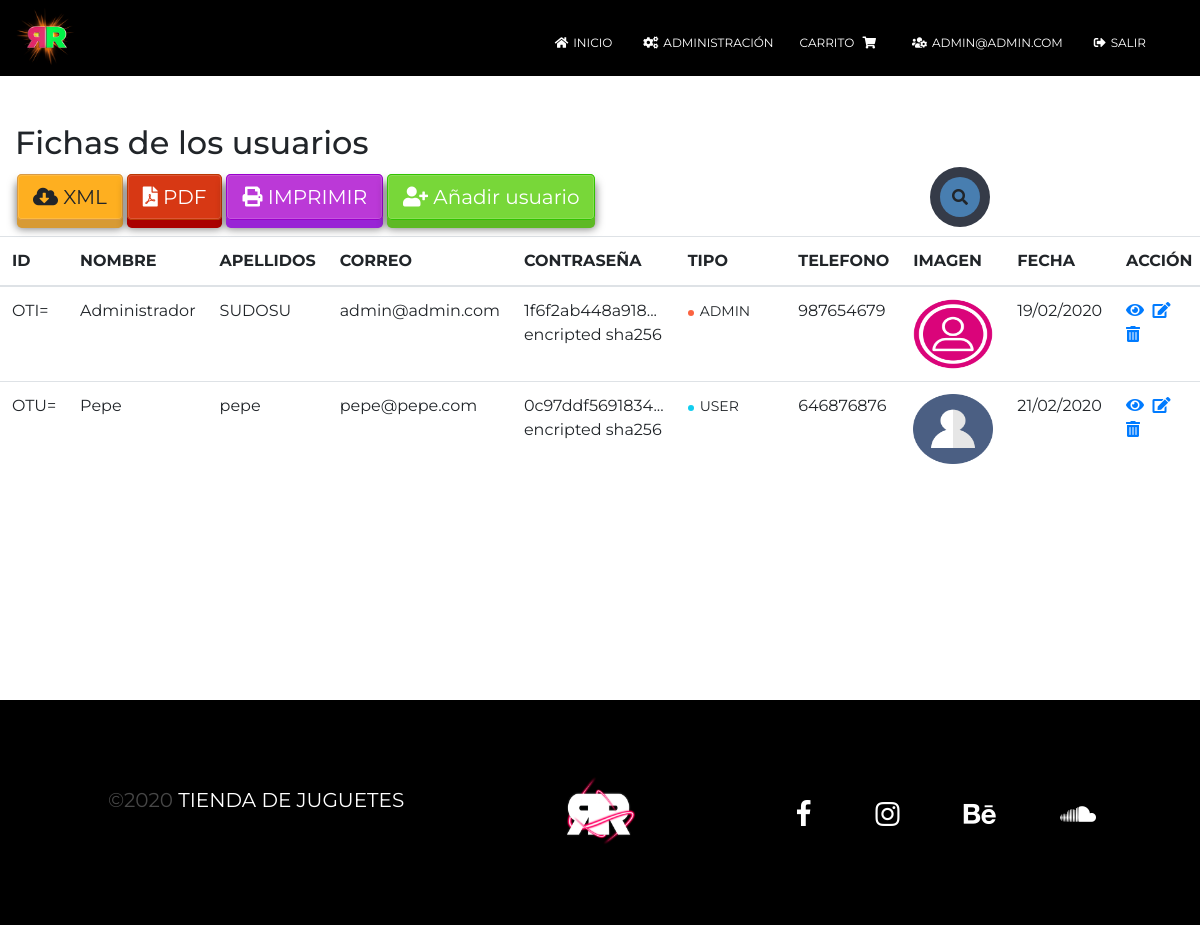
Screenshot of /admin/usuarios/index.php (signed in) with the database file from the repository.
### tables this page shows
CREATE TABLE IF NOT EXISTS `usuarios` (
  `id` int(11) NOT NULL AUTO_INCREMENT,
  `nombre` text NOT NULL,
  `apellidos` text NOT NULL,
  `correo` text NOT NULL,
  `password` text NOT NULL,
  `tipo` varchar(5) NOT NULL,
  `telefono` int(9) NOT NULL,
  `imagen` text NOT NULL,
  `fecha` text NOT NULL,
  PRIMARY KEY (`id`)
);

### admin/usuarios/vistas/principal.php (called while the page is built)
<?php require_once VIEW_PATH."cabecera.php"; ?>
<?php require_once VIEW_PATH."listado.php"; ?>
<?php require_once VIEW_PATH."pie.php"; ?>

### admin/usuarios/index.php (called while the page is built, shortened)
<?php
    require_once VIEW_PATH."principal.php";
?>

### admin/utilidades/funciones.php (called while the page is built, shortened)
<?php
function encode($str){
    return urlencode(base64_encode($str));
}

### admin/controladores/ControladorBD.php (called while the page is built, shortened)
<?php
class ControladorBD {
    private $servername = "localhost";
    private $username = "root";
    private $password = "";
    private $dbname = "tienda";
    private $server ="mysql";
    private $bd;
    static private $instancia = null;
    public static function getControlador() {
        if (self::$instancia == null) {
            self::$instancia = new ControladorBD();
        }
        return self::$instancia;
    }
    public function abrirBD() {
        try {
            $this->bd = new PDO($this->server.":host=$this->servername;dbname=$this->dbname", $this->username, $this->password);
            $this->bd->setAttribute(PDO::ATTR_ERRMODE, PDO::ERRMODE_EXCEPTION);
        } catch (PDOException $e) {
            die("conexión fallida " . $e->getMessage());
        }
    }
    public function cerrarBD() {
        $this->bd = null;
    }
    public function consultarBD($consulta, $parametros=null){
        if($parametros!=null)
            return $this->consultarBDParametros($consulta,$parametros);
        else
            return $this->consultarBDDirecta($consulta);
    }
    private function consultarBDParametros($consulta, $parametros) {
        $this->st = $this->bd->prepare($consulta);
        $this->st->execute($parametros);
        return $this->st;
    }
}

### admin/controladores/Paginador.php (called while the page is built, shortened)
<?php
require_once CONTROLLER_PATH . "ControladorBD.php";
class Paginador {
    private $limite = 5;
    private $consulta;
    private $parametros;
    private $total;
    private $bd;
    public function __construct($consulta, $parametros, $limite) {
        $this->limite = $limite;
        $this->consulta = $consulta;
        $this->parametros = $parametros;
        $this->bd = ControladorBD::getControlador();
        $this->bd->abrirBD();
        $this->res = $this->bd->consultarBD($consulta, $parametros);
        $this->filas=$this->res->fetchAll(PDO::FETCH_OBJ);
        $this->total = count($this->filas);
        $this->bd->cerrarBD();
    }
    public function getDatos($p) {
        $this->pagina = $p;
        $inicio = ( $this->pagina - 1 ) * $this->limite;
        if ($inicio > ($this->total - $this->limite)) {
              $this->pagina = $this->pagina - 1;
        }
        $result = new stdclass();
        $result->pagina = $this->pagina;
        $result->limite = $this->limite;
        $result->total = $this->total;
        $result->datos = Array();
        if($inicio>=0){
            $consultar = $this->consulta . ' limit ' . $inicio . ',' . $this->limite;
            $this->bd->abrirBD();
            $this->res = $this->bd->consultarBD($consultar,$this->parametros);
            $respuesta = $this->res->fetchAll(PDO::FETCH_OBJ);
            foreach ($respuesta as $dato) {
                $result->datos[] = $dato;
            }
            $this->bd->cerrarBD();
        }
        return $result;
    }
}

### admin/modelos/Usuario.php (called while the page is built, shortened)
<?php
class Usuario {
    private $id;
    private $nombre;
    private $apellidos;
    private $correo;
    private $password;
    private $tipo;
    private $telefono;
    private $imagen;
    private $fecha;
    public function __construct($id, $nombre, $apellidos, $correo, $password, $tipo, $telefono, $imagen, $fecha) {
        $this->id = $id;
        $this->nombre = $nombre;
        $this->apellidos = $apellidos;
        $this->correo = $correo;
        $this->password = $password;
        $this->tipo = $tipo;
        $this->telefono = $telefono;
        $this->imagen = $imagen;
        $this->fecha = $fecha;
    }
    function getId() {
        return $this->id;
    }
    function getNombre() {
        return $this->nombre;
    }
    function getApellidos() {
        return $this->apellidos;
    }
    function getCorreo() {
        return $this->correo;
    }
    function getPassword() {
        return $this->password;
    }
    function getTipo() {
        return $this->tipo;
    }
    function getTelefono() {
        return $this->telefono;
    }
    function getImagen() {
        return $this->imagen;
    }
    function getFecha() {
        return $this->fecha;
    }
}

### admin/usuarios/vistas/listado.php (the view, shortened to what this page needs)
<div class="container-fluid">
    <div class="row">
        <div class="col-md-12">
            <div class="page-header clearfix">
                <h2 class="pull-left">Fichas de los usuarios</h2>
            </div>
            <form class="form-inline" action="<?php echo htmlspecialchars($_SERVER["PHP_SELF"]); ?>" method="post" id="no_imprimir">
                <div id="users" class="search-box">
                    <a class="search-btn">
                        <i class="fas fa-search"></i>
                    </a>
                </div>
                <?php
                echo "<a href='../utilidades/descargar.php?opcion=XML' type='button' class='btn btn-warning btn-lg btn3d' target='_blank'><i class='fas fa-cloud-download-alt'></i> XML</a>";
                echo "<a href='../utilidades/descargar.php?opcion=PDF' type='button' class='btn btn-danger btn-lg btn3d' target='_blank'><i class='fas fa-file-pdf'></i> PDF</a>";
                echo "<a href='javascript:window.print()' type='button' class='btn btn-magick btn-lg btn3d'><i class='fas fa-print'></i> IMPRIMIR</a>";
                echo "<a href='vistas/create.php' class='btn btn-success btn-lg btn3d'><i class='fas fa-user-plus'></i> Añadir usuario</a>";
                ?>
            </form>
        </div>
        <?php
        require_once CONTROLLER_PATH . "ControladorUsuario.php";
        require_once CONTROLLER_PATH . "Paginador.php";
        require_once UTILITY_PATH . "funciones.php";
        if (!isset($_POST["usuario"])) {
            $nombre = "";
            $correo = "";
        } else {
            $nombre = filtrado($_POST["usuario"]);
            $correo = filtrado($_POST["usuario"]);
        }
        $pagina = (isset($_GET['page'])) ? $_GET['page'] : 1;
        $consulta = "SELECT * FROM usuarios WHERE nombre LIKE :nombre or correo LIKE :correo";
        $parametros = array(':nombre' => "%".$nombre."%", ':correo' => "%".$correo."%");
        $limite = 100;
        $paginador  = new Paginador($consulta, $parametros, $limite);
        $resultados = $paginador->getDatos($pagina);
        if (count($resultados->datos) > 0) {
            echo "<table class='table'>";
            echo "<thead>";
            echo "<tr>";
            echo "<th scope='col'>ID</th>";
            echo "<th scope='col'>NOMBRE</th>";
            echo "<th scope='col'>APELLIDOS</th>";
            echo "<th scope='col'>CORREO</th>";
            echo "<th scope='col'>CONTRASEÑA</th>";
            echo "<th scope='col'>TIPO</th>";
            echo "<th scope='col'>TELEFONO</th>";
            echo "<th scope='col'>IMAGEN</th>";
            echo "<th scope='col'>FECHA</th>";
            echo "<th id='no_imprimir' scope='col'>ACCIÓN</th>";
            echo "</tr>";
            echo "</thead>";
            echo "<tbody>";
            foreach ($resultados->datos as $a) {
                $usuario = new Usuario($a->id, $a->nombre, $a->apellidos, $a->correo, $a->password, $a->tipo, $a->telefono, $a->imagen, $a->fecha);
                echo "<tr>";
                echo "<td>" . base64_encode($usuario->getId()) . "</td>";
                echo "<td>" . $usuario->getNombre() . "</td>";
                echo "<td>" . $usuario->getApellidos() . "</td>";
                echo "<td>" . $usuario->getCorreo() . "</td>";
                echo "<td>" . substr($usuario->getPassword() . '... encripted sha' .  256, 50) . "</td>";
                if ($usuario->getTipo() == 'ADMIN'){
                echo "<td scope='row'><span class='badge badge-dot mr-4'><i class='bg-warning'></i>" . $usuario->getTipo() . "</span></td>";
                }else{
                echo "<td scope='row'><span class='badge badge-dot'><i class='bg-info'></i>" . $usuario->getTipo() . "</span></td>";
                }
                echo "<td>" . $usuario->getTelefono() . "</td>";
                echo "<td><img src='/tienda/admin/usuarios/imagenes/" . $usuario->getImagen() . "' width='80px' height='70px'></td>";
                echo "<td>" . $usuario->getFecha() . "</td>";
                echo "<td id='no_imprimir'>";
                echo "<a href='vistas/read.php?id=" . encode($usuario->getId()) . "' title='Ver usuario' data-toggle='tooltip'><i class='fas fa-eye'></i></a>&nbsp;&nbsp;";
                echo "<a href='vistas/update.php?id=" . encode($usuario->getId()) . "' title='Actualizar usuario' data-toggle='tooltip'><i class='fas fa-edit'></i></a>&nbsp;&nbsp;";
                echo "<a href='vistas/delete.php?id=" . encode($usuario->getId()) . "' title='Borrar usuario' data-toggle='tooltip'><i class='fas fa-trash-alt'></i></a>";
                echo "</td>";
                echo "</tr>";
            }
            echo "</tbody>";
            echo "</table>";
        } else {
            echo "<p class='lead'><em>No se ha encontrado datos de usuarios.</em></p>";
        }
        ?>
    </div>
</div>
<br><br><br><br><br><br><br><br>

### admin/usuarios/vistas/cabecera.php (shortened to what this page needs)
<!DOCTYPE html>
<html lang="es">
<head>
    <link rel="stylesheet" href="https://maxcdn.bootstrapcdn.com/bootstrap/4.0.0/css/bootstrap.min.css">
    <link rel="stylesheet" href="https://use.fontawesome.com/releases/v5.7.2/css/all.css">
    <link href="//netdna.bootstrapcdn.com/font-awesome/4.7.0/css/font-awesome.css" rel="stylesheet">
</head>
<body>
    <?php require_once "navbar.php"; ?>

### admin/usuarios/vistas/navbar.php (shortened to what this page needs)
<header>
  <nav class="navbar navbar-expand-lg navStyle">
    <img src="/tienda/admin/imagenes/RR.png" height="60px">
    <div class="collapse navbar-collapse" id="mainMenu">
      <ul class="navbar-nav ml-auto navList">
        <li class="nav-item"><a href=<?php echo "/tienda/index.php"; ?> class="nav-link"><i class="fas fa-home"></i>Inicio<span class="sr-only"></span></a></li>
        <?php
         require_once CONTROLLER_PATH . "ControladorUsuario.php";
         require_once MODEL_PATH . "Usuario.php";
         require_once CONTROLLER_PATH . "Paginador.php";
         require_once UTILITY_PATH . "funciones.php";
         if ($_SESSION['tipo'] != "ADMIN") {
         } else {
           echo '<li class="nav-item"><a href="/tienda/admin" class="nav-link"><i class="fas fa-cogs"></i>Administración</a></li>';
         }
         ?>
        <?php
         if (!isset($_SESSION['USUARIO']['correo'])) {
           echo '<li class="nav-item"><a href="/tienda/login.php" class="nav-link"><i class="fas fa-briefcase"></i>Iniciar sesión</a></li>';
         } else {
           echo '<li class="nav-item"><a href="/tienda/vistas/carrito.php" class="nav-link">Carrito <i class="fas fa-shopping-cart"></i></a></li>';
           echo '<li class="nav-item"><a href="/tienda/vistas/perfil.php?id=' . encode($_SESSION['id']) . '" class="nav-link"><i class="fas fa-users-cog"></i>' . $_SESSION['USUARIO']['correo'] . '</a></li>';
           echo '<li class="nav-item"><a href="/tienda/login.php" class="nav-link"><i class="fas fa-sign-out-alt"></i>Salir</a></li>';
         }
         ?>
               </ul>
           </div>
       </nav>
   </header>
      <br><br>

### admin/usuarios/vistas/pie.php (shortened to what this page needs)
</body>
<footer class="footer" id="no_imprimir">
    <div class="social-area">
        <ul>
            <li><a href="" title="Únete a nosotros en Facebook" class="shr-btn-facebook"><span>Facebook</span><i class="fa fa-facebook"></i></a></li>
            <li><a href="" title="Únete a nosotros en Instagram" class="shr-btn-instagram"><span>Instagram</span><i class="fa fa-instagram"></i></a></li>
            <li><a href="" title="Únete a nosotros en Behance" class="shr-btn-behance"><span>Behance</span><i class="fa fa-behance"></i></a></li>
            <li><a href="" title="Únete a nosotros en Soundcloud" class="shr-btn-soundcloud"><span>Soundcloud</span><i class="fa fa-soundcloud"></i></a></li>
        </ul>
    </div>
    <div class="credits">
        <p>©2020 <span class="footer-white">Tienda de juguetes</span></p><img class="slice-footer" src="/tienda/admin/imagenes/RR2.png" alt="Pizz and love">
    </div>
</footer>
</html>

### estilos/navbar/navbar.css (style rules this page uses)
body { font-family: 'Montserrat', sans-serif; }
.navbar { background-color: black; }
.navbar ul { padding: 0px 30px 0px 0px; }
.navbar ul li a { color: white; margin: 10px 0px 0px 10px; text-transform: uppercase; font-size: 12px; }
.navbar ul li a .fas { padding-right:5px; padding-left:5px; }

### estilos/style_buttons/style_buttons.css (style rules this page uses)
.btn3d { position:relative; top: -6px; border:0; transition: all 40ms linear; margin-top:10px; margin-bottom:10px; margin-left:2px; margin-right:2px; }
.btn3d.btn-success { box-shadow:0 0 0 1px #31c300 inset, 0 0 0 2px rgba(255,255,255,0.15) inset, 0 8px 0 0 #5eb924, 0 8px 8px 1px rgba(0,0,0,0.5); background-color:#78d739; }
.btn3d.btn-warning { box-shadow:0 0 0 1px #d79a47 inset, 0 0 0 2px rgba(255,255,255,0.15) inset, 0 8px 0 0 #D79A34, 0 8px 8px 1px rgba(0,0,0,0.5); background-color:#FEAF20; }
.btn3d.btn-danger { box-shadow:0 0 0 1px #b93802 inset, 0 0 0 2px rgba(255,255,255,0.15) inset, 0 8px 0 0 #AA0000, 0 8px 8px 1px rgba(0,0,0,0.5); background-color:#D73814; }
.btn3d.btn-magick { color: #fff; box-shadow:0 0 0 1px #9a00cd inset, 0 0 0 2px rgba(255,255,255,0.15) inset, 0 8px 0 0 #9823d5, 0 8px 8px 1px rgba(0,0,0,0.5); background-color:#bb39d7; }

### estilos/search/search.css (style rules this page uses)
.search-box { position: absolute; top: 15%; left: 15%; transform: translate(-50%,-50%); background:#353b48; height: 60px; border-radius: 50px; padding: 10px; }
#users.search-box { position: absolute; top: 65%; left: 80%; transform: translate(-50%,-50%); background:#353b48; height: 60px; border-radius: 50px; padding: 10px; }
.search-btn { color:#e84118; float: right; width: 40px; height: 40px; border-radius: 50%; background: #487eb0; display: flex; justify-content: center; align-items: center; }

### estilos/style_listado/style_listado.css (style rules this page uses)
.bg-info { background-color: #11cdef !important; }
.bg-warning { background-color: #fb6340 !important; }
.badge-dot { font-size: .875rem; font-weight: 400; padding-right: 0; padding-left: 0; text-transform: none; background: transparent; }
.badge-dot i { display: inline-block; width: .375rem; height: .375rem; margin-right: .375rem; vertical-align: middle; border-radius: 50%; }

### estilos/footer/footer.css (style rules this page uses)
.footer { position: relative; width: 100%; min-height: 225px; background: #000000; padding: 10px 0; z-index: 1; }
.footer .social-area { margin-top: 90px; width: 40%; }
.footer .social-area ul { z-index: 1; display: block; width: 100%; padding: 0; text-align: right; position: absolute; right: 7%; box-sizing: border-box; }
.footer .social-area ul li { display: inline-block; text-align: center; line-height: 0; }
.footer .social-area ul li a { font-size: 28px; font-weight: 600; text-transform: uppercase; color: #FFFFFF; text-decoration: none; }
.footer .social-area ul li a i { display: block; margin-left: 20px; padding: 0 20px; text-align: center; }
.footer .credits { font-weight: normal; position: absolute; width: 100%; color:#474747; text-align: center; text-transform: uppercase; font-size: 20px; line-height: 1px; padding: 0; }
.footer .credits p { position: absolute; text-align: left; text-transform: uppercase; font-size: 20px; line-height: 1px; padding: 0; left: 9%; }
.footer-white { color:#fff; font-weight: normal; }
.slice-footer { width: 300px; height: 170px; margin-top: -70px; }

### rows the page displays
usuarios: id "OTI=", nombre "Administrador", apellidos "SUDOSU", correo "admin@admin.com", password "1f6f2ab448a918... encripted sha256", tipo "ADMIN", telefono "987654679", imagen (picture), fecha "19/02/2020"
usuarios: id "OTU=", nombre "Pepe", apellidos "pepe", correo "pepe@pepe.com", password "0c97ddf5691834... encripted sha256", tipo "USER", telefono "646876876", imagen (picture), fecha "21/02/2020"

### other values shown
$_SESSION['USUARIO']['correo'] "ADMIN@ADMIN.COM"
